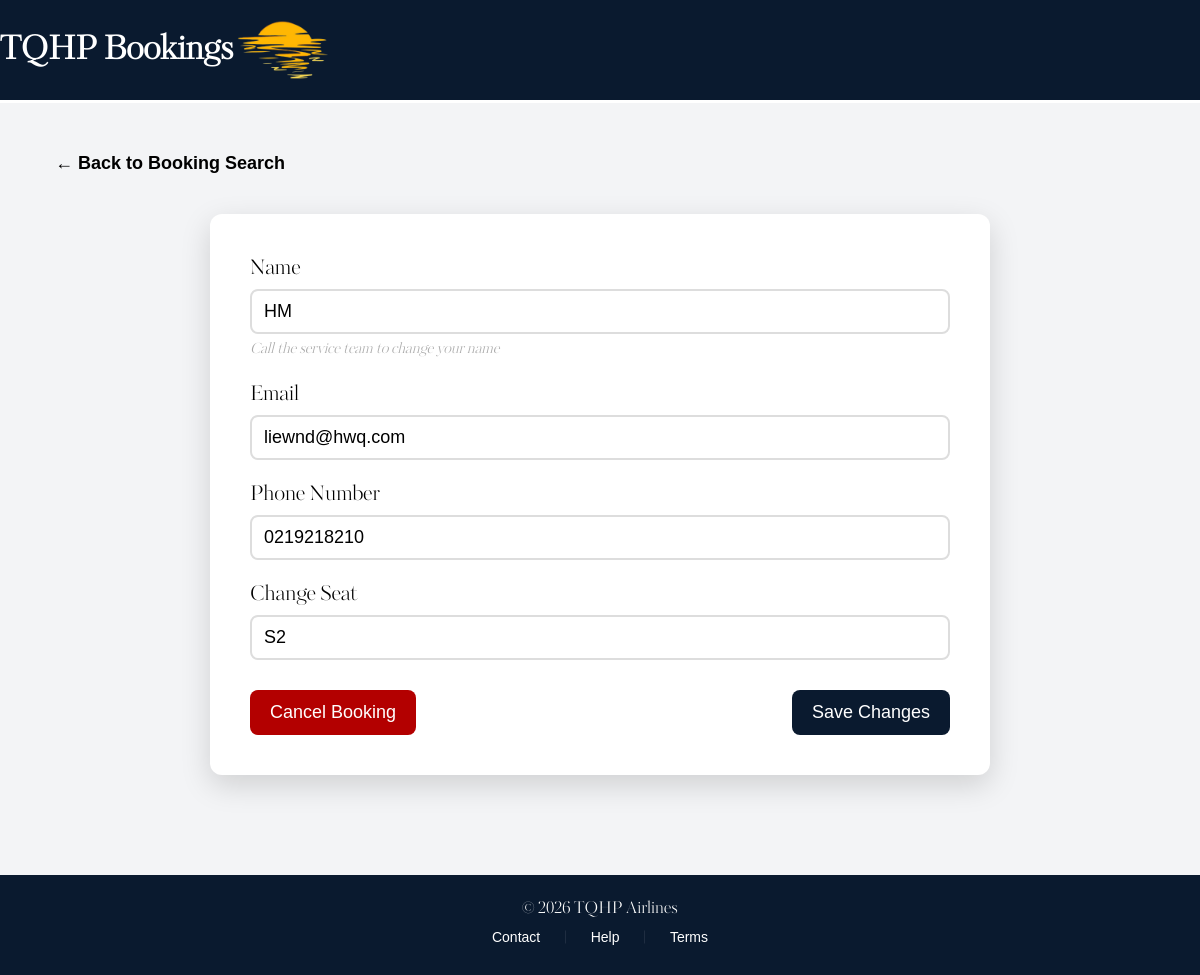
Page /editBooking/17 on the committed database.
### tables this page shows
CREATE TABLE Customer (
    customerID INTEGER PRIMARY KEY AUTOINCREMENT,
    customerName TEXT NOT NULL,
    customerAddress TEXT NOT NULL,
    customerEmail TEXT NOT NULL,
    customerPhoneNum TEXT NOT NULL
);

CREATE TABLE Seat (
    seatID INTEGER PRIMARY KEY AUTOINCREMENT,
    seatNumber TEXT,
    seatCost INTEGER NOT NULL,
    bookingID INTEGER,
    flightNumber INTEGER NOT NULL,
    FOREIGN KEY (bookingID) REFERENCES Booking(bookingID),
    FOREIGN KEY (flightNumber) REFERENCES Flight(flightNumber)
);

### project/app.py (the view, shortened to what this page needs)
@app.route("/editBooking/<int:bookingID>", methods=["GET", "POST"])
def editBooking(bookingID):
    conn = getDbConnection()
    b = conn.execute("""SELECT * from Booking INNER JOIN Customer ON Booking.customerID = Customer.customerID INNER JOIN Seat on Booking.seatID = Seat.seatID WHERE Booking.bookingID = ?""", (bookingID,)).fetchone()
    custId = conn.execute("""SELECT customerID FROM Booking WHERE Booking.bookingID = ?""", (bookingID,)).fetchone()[0]
    if b is None:
        conn.close()
        return """<script>
        alert('Booking does not exist');
        window.history.back();
        </script>"""
    booking = conn.execute("SELECT * FROM Booking INNER JOIN Customer ON Booking.customerID = Customer.customerID INNER JOIN Seat ON Booking.seatID = Seat.seatID WHERE Booking.bookingID =?", (bookingID,)).fetchone()
    conn.close()
    return render_template("editBooking.html", booking=booking)

### project/app.py (called while the page is built)
def getDbConnection():
    conn = sqlite3.connect("AirPlaneSystem.db")
    conn.row_factory = sqlite3.Row
    return conn

### project/templates/editBooking.html (shortened to what this page needs)
<!DOCTYPE html>
<html lang="en">
<head>
    <link rel="stylesheet" href="{{ url_for('static', filename='editBooking.css') }}">
</head>
<body>
<div id="top">
    <h1>TQHP Bookings</h1>
    <img id="logo" src="{{ url_for('static', filename='Images/sunset logo.png') }}">
</div>
<div id="main">
    <div id="backButton">
        <button onclick="location.href='/retrieveBooking'">← Back to Booking Search</button>
    </div>
    <div id="info">
        <form method="POST">
            <div class="Entries">
                <label>Name</label>
                <input type="text" name="customerName" value="{{ booking['customerName'] }}" readonly>
                <div id="subtle-text">Call the service team to change your name</div>
            </div>
            <div class="Entries">
                <label>Email</label>
                <input type="text" name="customerEmail" value="{{ booking['customerEmail'] }}" required>
            </div>
            <div class="Entries">
                <label>Phone Number</label>
                <input type="text" name="customerPhoneNum" value="{{ booking['customerPhoneNum'] }}" required>
            </div>
            <div class="Entries">
                <label>Change Seat</label>
                <input type="text" name="seatNumber" value="{{ booking['seatNumber'] }}" required>
            </div>
            <div class="Buttons">
                <button class="cancel" type = "button" onclick="location.href='/deleteBooking/{{ booking['bookingID'] }}'">Cancel Booking</button>
                <button class="save" type="submit">Save Changes</button>
            </div>
        </form>
    </div>
</div>
<div class="bottom">
    © 2026 TQHP Airlines
    <br>
<div id="buttons">
    <button>Contact</button>
    <span class="divider">|</span>
    <button>Help</button>
    <span class="divider">|</span>
    <button onclick="location.href='/terms'">Terms</button>
</div>
</div>
</body>
</html>

### project/static/editBooking.css (style rules this page uses)
html, body { margin: 0; width: 100%; font-family: 'KudryashevDisplay', sans-serif; background: #F3F4F6; }
#top { background: #0A1A2F; color: white; font-size: 16px; display: flex; align-items: center; justify-content: flex-start; border-bottom: 3px solid white; height: 20%; }
#logo { height: 100px; width: auto; }
#main { display: flex; flex-direction: column; align-items: center; padding: 40px 20px; }
#backButton { align-self: flex-start; margin-left: 20px; }
#backButton button { background: transparent; border: none; color: black; font-size: 18px; font-weight: bold; cursor: pointer; padding: 10px 15px; transition: 0.2s ease; }
#info { background: white; padding: 40px; width: 700px; max-width: 90%; border-radius: 12px; box-shadow: 0 10px 30px rgba(0,0,0,0.15); margin-top: 30px; }
.Entries { font-size: 20px; margin-bottom: 20px; display: flex; flex-direction: column; }
#info input { font-size: 18px; padding: 10px 12px; border: 2px solid #ddd; border-radius: 8px; margin-top: 5px; transition: 0.2s ease; }
#subtle-text { font-style: italic; font-size: 14px; color: darkgrey; margin-top: 5px; }
.Buttons { display: flex; justify-content: space-between; margin-top: 30px; }
.Buttons button { padding: 12px 20px; font-size: 18px; border-radius: 8px; cursor: pointer; border: none; transition: 0.2s ease; }
.cancel { background: #b30000; color: white; }
.save { background: #0A1A2F; color: white; }
.bottom { margin-top: 60px; background: #0A1A2F; color: white; height: 100px; display: flex; flex-direction: column; justify-content: center; align-items: center; text-align: center; width: 100%; font-weight:600px; }
#buttons button { background: transparent; border: none; color: white; font-size: 14px; cursor: pointer; padding: 8px 14px; transition: opacity 0.2s ease; }
.divider { color: white; opacity: 0.5; margin: 0 6px; }

### rows in the picture
Customer: customerName "HM", customerEmail "liewnd@hwq.com", customerPhoneNum "0219218210"
Seat: seatNumber "S2"
